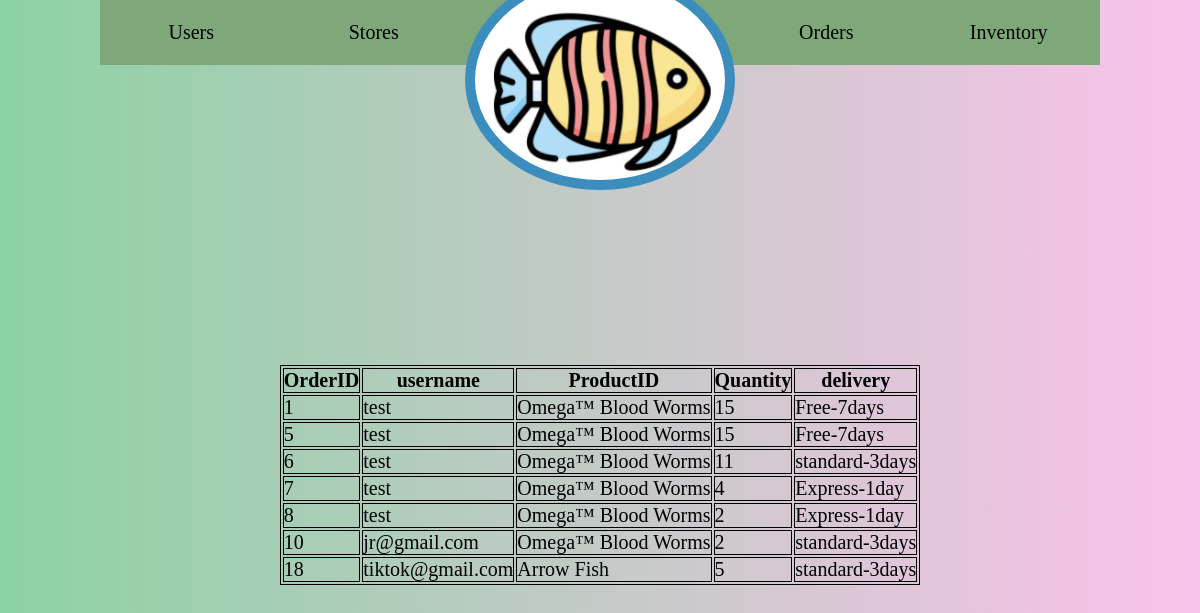
The page /Fish_Final/view_orders.php on the database its author committed.
### tables this page shows
CREATE TABLE `order` (
  `OrderID` int(11) NOT NULL,
  `username` char(100) NOT NULL,
  `ProductID` int(50) NOT NULL,
  `Quantity` int(11) NOT NULL,
  `delivery` int(11) NOT NULL
);

CREATE TABLE `Inventory` (
  `Name` char(50) NOT NULL,
  `Price` double(10,2) NOT NULL,
  `Type` char(15) NOT NULL,
  `Available` int(11) NOT NULL,
  `ProductID` int(11) NOT NULL
);

CREATE TABLE `delivery` (
  `delivery_id` int(11) NOT NULL,
  `method` varchar(24) NOT NULL
);

### Fish_Final/view_orders.php (the view, shortened to what this page needs)
<!DOCTYPE html>
<html lang="en">
<head>
</head>
<body>
<!DOCTYPE html>
<html lang="en">
<head>
</head>
<body>
    <div class = "container">
    <ul class="shell">
        <li class="button">
            <span>Users</span>
        </li>
        <li class="button">
            <span>Stores</span>
        </li>
        <li class="portrait">
        </li>
        <li class="button">
            <span>Orders</span>
        </li>
        <li class="button">
            <span>Inventory</span>
        </li>
    </ul>
</body>
</html>
<?php
echo "<table class='gt_table' style='font-size:12px;margin:auto;border: 1px solid #000; margin-top: 300px;'>
    <thead>
        <tr>
            <th style='border: 1px solid #000; '>OrderID</th>
            <th style='border: 1px solid #000; '>username</th>
            <th style='border: 1px solid #000; '>ProductID</th>
            <th style='border: 1px solid #000; '>Quantity</th>
            <th style='border: 1px solid #000; '>delivery</th>
        </tr>
    </thead>
    <tbody>";
    ?>
    <?php
        $hn = 'localhost:8889';
        $db = 'fish_project';
        $un = 'root';
        $pw = 'root';
        $conn = new mysqli($hn, $un, $pw, $db);
        $query = 'SELECT OrderID,username,Name as ProductID,Quantity,method as delivery FROM `order` o inner join `delivery` d on o.delivery=d.delivery_id  inner join `inventory` i on o.ProductID=i.ProductID';
        $result = $conn->query($query);
        $numRows = $result->num_rows;
        for ($j = 0; $j < $numRows; ++$j) {
            $row = $result->fetch_array(MYSQLI_ASSOC);
            echo "<tr>";
            echo "<td style='border: 1px solid #000; '>" . $row['OrderID'] . "</td>";
            echo "<td style='border: 1px solid #000; '>" . $row['username'] . "</td>";
            echo "<td style='border: 1px solid #000; '>" . $row['ProductID'] . "</td>";
            echo "<td style='border: 1px solid #000; '>" . $row['Quantity'] . "</td>";
            echo "<td style='border: 1px solid #000; '>" . $row['delivery'] . "</td>";
            echo "</tr>";
        }
        ?>
    <?php echo "</tbody></table>";?>

### Fish_Final/view_orders.php (style rules this page uses)
* { margin: 0px; padding: 0; list-style: none; font-size: 20px; font-family: Georgia, 'Times New Roman', Times, serif; color: black; }
body { height: 100vh; display: flex; align-items: top; justify-content: center; background-image: linear-gradient(to right, rgb(140, 210, 163), #fbc2eb); }
.shell { display: flex; }
.button,.shell { background-color: rgb(127, 168, 122); width: 1000px; height: 65px; text-align: center; line-height: 65px; transition: 0.3s; cursor: pointer; }
.portrait::before { content:''; display:block; width: 250px; height: 200px; border-radius: 50%; transform:translate(0px, -30px); background-image:url('fish.jpeg'); background-size:auto; border:10px solid rgb(58, 141, 189) }

### rows shown on the page
order: OrderID "1", username "test", inventory.Name "Omega™ Blood Worms", Quantity "15", delivery.method "Free-7days"
order: OrderID "5", username "test", inventory.Name "Omega™ Blood Worms", Quantity "15", delivery.method "Free-7days"
order: OrderID "6", username "test", inventory.Name "Omega™ Blood Worms", Quantity "11", delivery.method "standard-3days"
order: OrderID "7", username "test", inventory.Name "Omega™ Blood Worms", Quantity "4", delivery.method "Express-1day"
order: OrderID "8", username "test", inventory.Name "Omega™ Blood Worms", Quantity "2", delivery.method "Express-1day"
order: OrderID "10", username "jr@gmail.com", inventory.Name "Omega™ Blood Worms", Quantity "2", delivery.method "standard-3days"
order: OrderID "18", username "tiktok@gmail.com", inventory.Name "Arrow Fish", Quantity "5", delivery.method "standard-3days"
